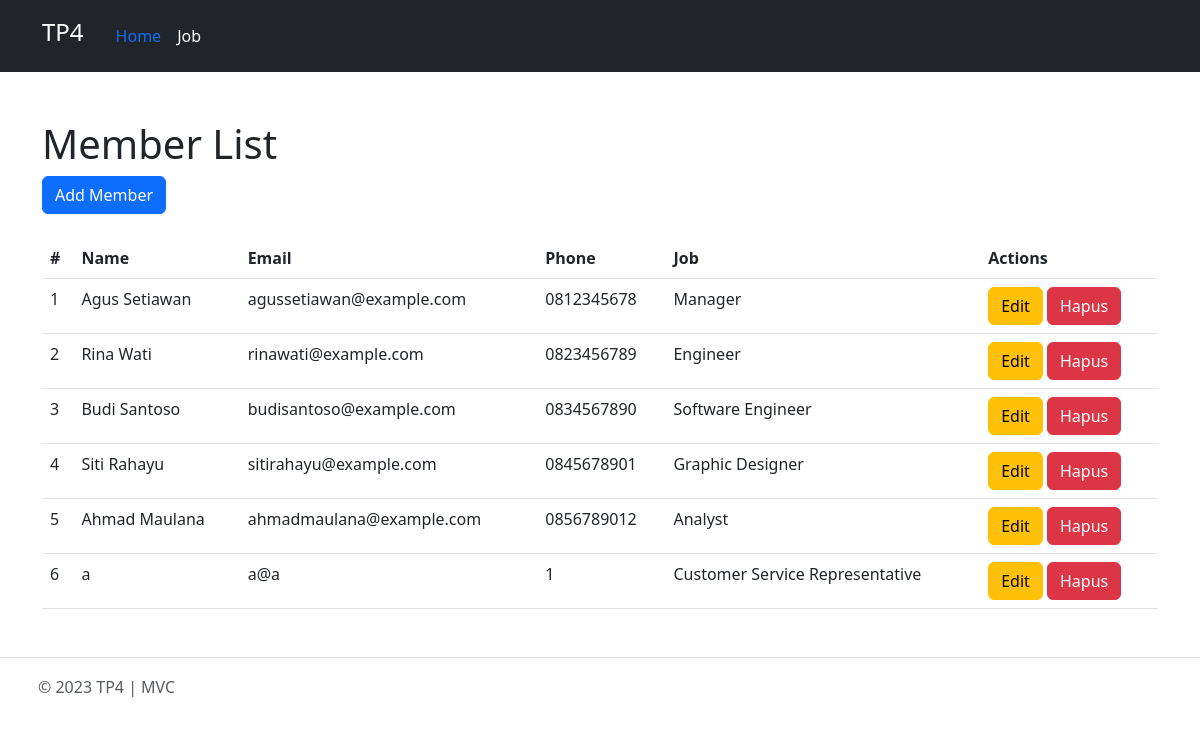
The app's page /source_code/index.php with its own data.
### tables this page shows
CREATE TABLE `members` (
  `id` int(11) NOT NULL,
  `name` varchar(255) NOT NULL,
  `email` varchar(255) NOT NULL,
  `phone` varchar(20) NOT NULL,
  `job_id` int(11) DEFAULT NULL
);

CREATE TABLE `job` (
  `id` int(11) NOT NULL,
  `job_title` varchar(255) NOT NULL,
  `salary` decimal(10,2) DEFAULT NULL
);

### source_code/controllers/Member.controller.php (called while the page is built, shortened)
<?php
include_once("models/Member.class.php");
include_once("models/Template.class.php");
include_once("views/Member.view.php");
class MemberController {
  private $member;
  private $job;
  function __construct(){
    $this->member = new Member(Conf::$db_host, Conf::$db_user, Conf::$db_pass, Conf::$db_name);
    $this->job = new Job(Conf::$db_host, Conf::$db_user, Conf::$db_pass, Conf::$db_name);
  }
  public function index() {
    $this->member->open();
    $this->job->open();
    $this->member->getMembersJoin();
    $this->job->getJobs();
    $data = array(
      'members' => array(),
      'jobs' => array()
    );
    while($row = $this->member->getResult()){
      array_push($data['members'], $row);
    }
    while($row = $this->job->getResult()){
      array_push($data['jobs'], $row);
    }
    $view = new MemberView();
    $view->render($data);
  }
}

### source_code/models/DB.class.php (called while the page is built, shortened)
<?php
class DB
{
    var $db_host = "";
    var $db_user = "";
    var $db_pass = "";
    var $db_name = "";
    var $db_link = "";
    function __construct($db_host, $db_user, $db_pass, $db_name)
    {
        $this->db_host = $db_host;
        $this->db_user = $db_user;
        $this->db_pass = $db_pass;
        $this->db_name = $db_name;
    }
    function open()
    {
        $this->db_link = mysqli_connect($this->db_host, $this->db_user, $this->db_pass, $this->db_name);
    }
    function execute($query)
    {
        $this->result = mysqli_query($this->db_link, $query);
        return $this->result;
    }
}
?>

### source_code/models/Member.class.php (called while the page is built, shortened)
<?php
class Member extends DB
{
    function getMembersJoin()
    {
        $query = "SELECT * FROM members JOIN job ON members.job_id=job.id ORDER BY members.id";
        return $this->execute($query);
    }
}

### source_code/views/Member.view.php (the view, shortened to what this page needs)
<?php
class MemberView {
    public function render($data){
        $no = 1;
        $dataMembers = null;
        foreach($data['members'] as $val){
            list($id, $name, $email, $phone, $job_id) = $val;
            $dataMembers .= "<tr>
                <td>" . $no++ . "</td>
                <td>" . $name . "</td>
                <td>" . $email . "</td>
                <td>" . $phone . "</td>
                <td>" . $val['job_title'] . "</td>
                <td>
                    <a href='form.php?id=" . $id . "' class='btn btn-warning'>Edit</a>
                    <a href='index.php?id=" . $id . "' class='btn btn-danger'>Hapus</a>
                </td>
            </tr>";
        }
    }
}
?>

### source_code/index.php
<?php
include_once("models/Template.class.php");
include_once("models/DB.class.php");
include_once("controllers/Member.controller.php");
$member = new MemberController();
if (!empty($_GET['id'])) {
    $member->delete($_GET['id']);
} else{
    $member->index();
}

### source_code/models/Template.class.php (shortened to what this page needs)
<?php
class Template
{
    var $content = '';
    function __construct($filename='')
    {
        $this->content = implode('', @file($filename));
    }
    function clear()
    {
        $this->content = preg_replace("/DATA_[A-Z|_|0-9]+/", "", $this->content);
    }
    function write()
    {
        print $this->content;
    }
    function replace($old = '', $new = '')
    {
        if (is_int($new)) {
            $value = sprintf("%d", $new);
        }
        elseif (is_float($new)) {
            $value = sprintf("%f", $new);
        }
        elseif (is_array($new)) {
            $value = '';
            foreach ($new as $item) {
                $value .= $item. ' ';
            }
        }
        else {
            $value = $new;
        }
        $this->content = preg_replace("/$old/", $value, $this->content);
    }
}
?>

### records on screen
members: name "Agus Setiawan", email "agussetiawan@example.com", phone "0812345678", job.job_title "Manager"
members: name "Rina Wati", email "rinawati@example.com", phone "0823456789", job.job_title "Engineer"
members: name "Budi Santoso", email "budisantoso@example.com", phone "0834567890", job.job_title "Software Engineer"
members: name "Siti Rahayu", email "sitirahayu@example.com", phone "0845678901", job.job_title "Graphic Designer"
members: name "Ahmad Maulana", email "ahmadmaulana@example.com", phone "0856789012", job.job_title "Analyst"
members: name "a", email "a@a", phone "1", job.job_title "Customer Service Representative"

### other values on screen
$this->content "TP4 Home Job Member List Add Member # Name Email Phone Job Actions © 2023 TP4 | MVC"
